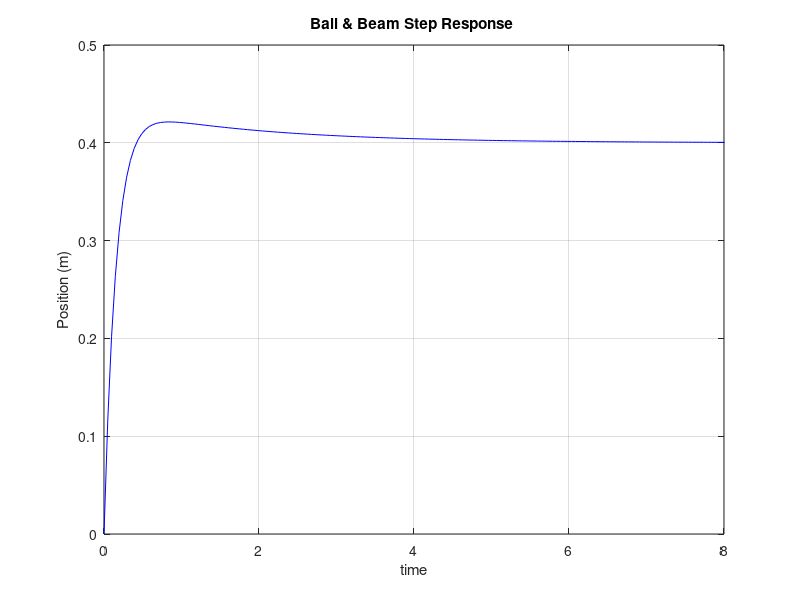

Here is the MATLAB script that generated this plot:
% Ball & Beam 
m = 0.220;  % [kg] mass of the ball 220g
R = 0.04;  % [m] radius of the ball 4cm
g = -9.8;  % [m/s^2]acceleration due to gravity
L = 1.0;   % [m] Length of the Beam 1 m
d = 0.1;   % [m] the lever offset, or the length of the lever 10cm
J = 1.416e-4;  %Polar Moment of inertia of the ball [m^4]  /// I = 2/5 mr^2
s = tf('s');  %  creates special variable s can be used to create a continuous-time transfer function model.
Pos_ball = -m*g*d/L/(J/R^2+m)/s^2 %transfer function

%PID variables
%Proportional
Kp =5;
%Integral
Ki =0;
%Derivative
Kd =10;

C =pid(Kp,Ki,Kd);
sys_cl=feedback(C*Pos_ball,1); %pid terms muliplied with function pos_ball
step(0.40*sys_cl,'b')  %setpoint 0.40 [m]
axis([0 8 0 0.5])

%step(Pos_ball,'b')
title('Ball & Beam Step Response ');
xlabel('time');
ylabel('Position (m)');